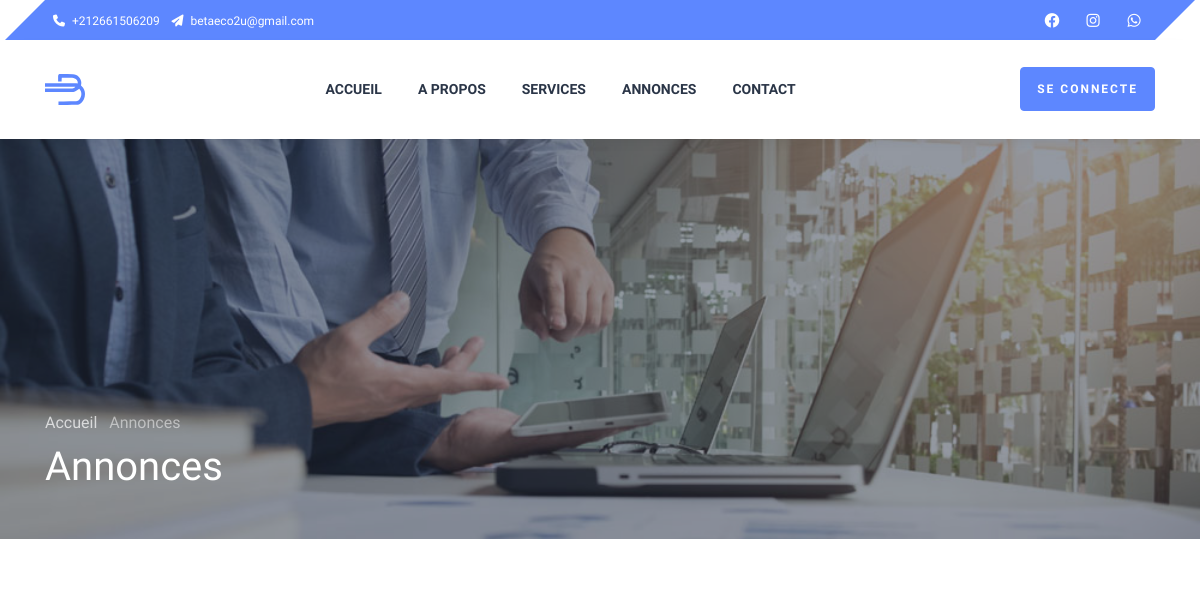
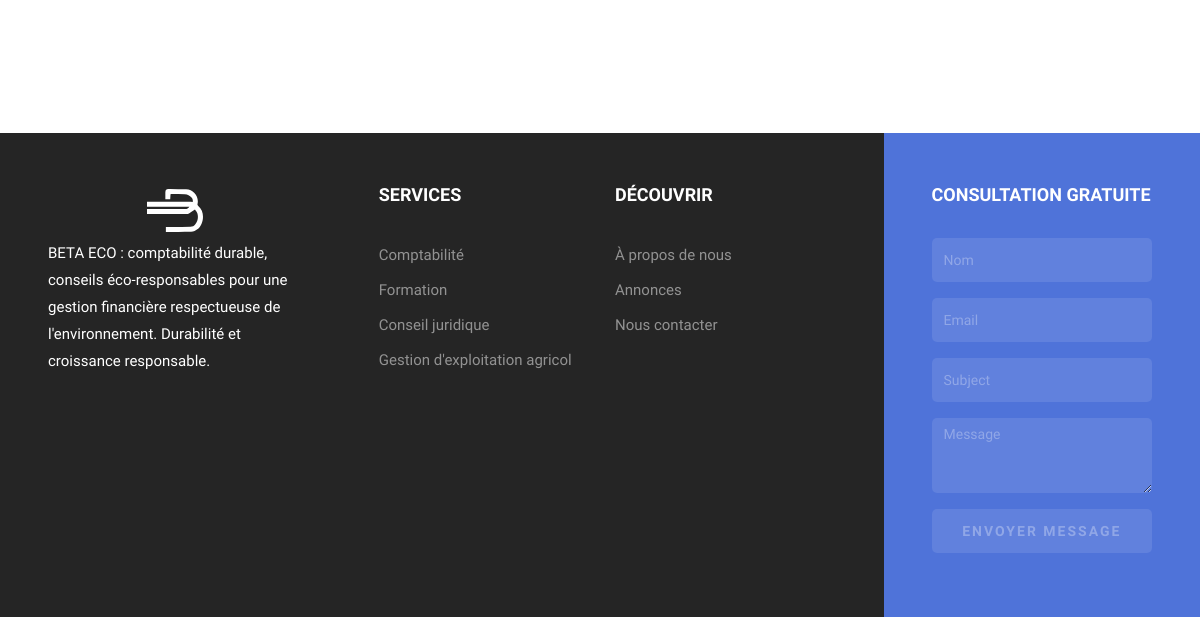
/annonces.php, run on an earlier commit of the app's database (2 pictures, top to bottom).
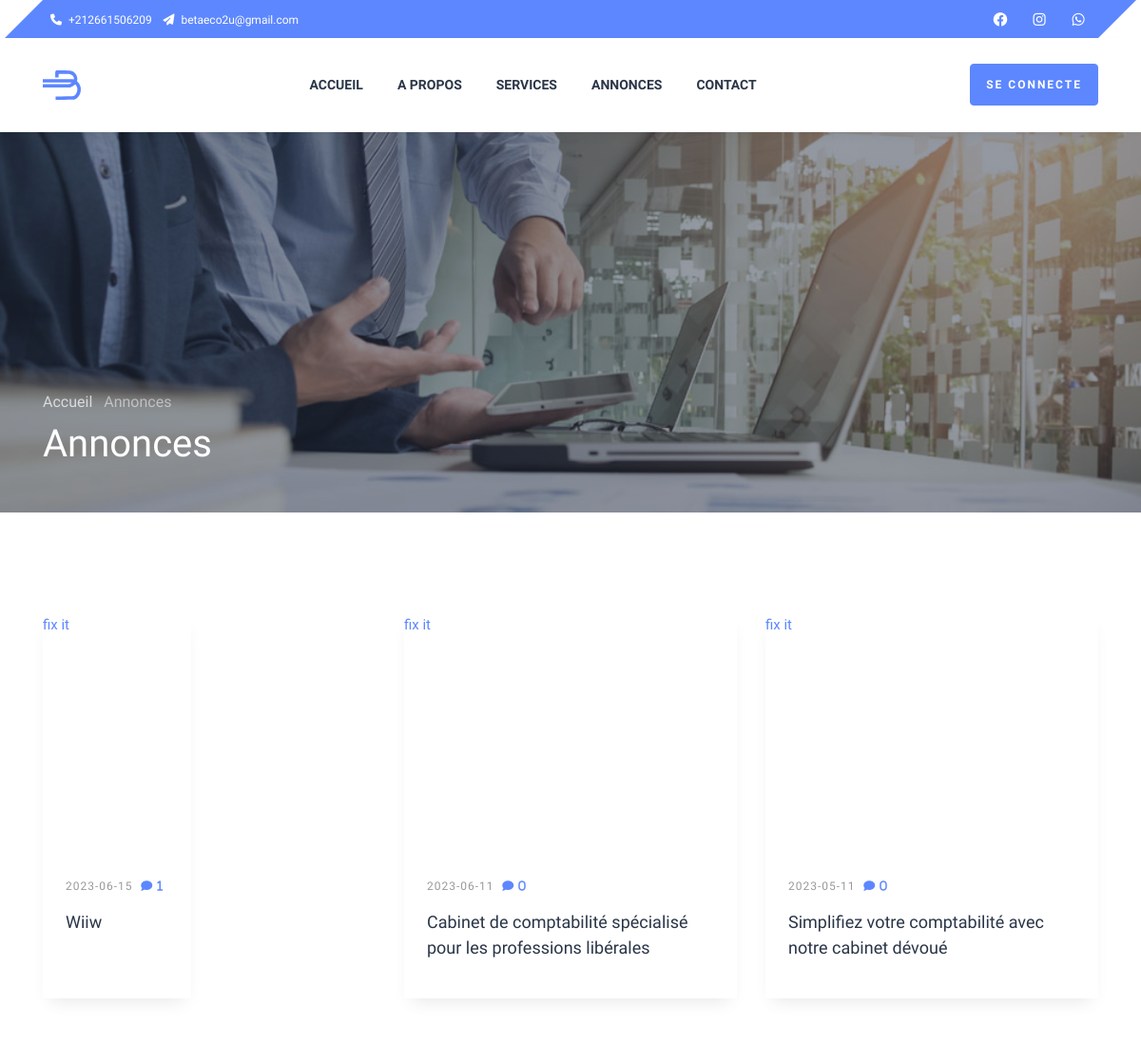
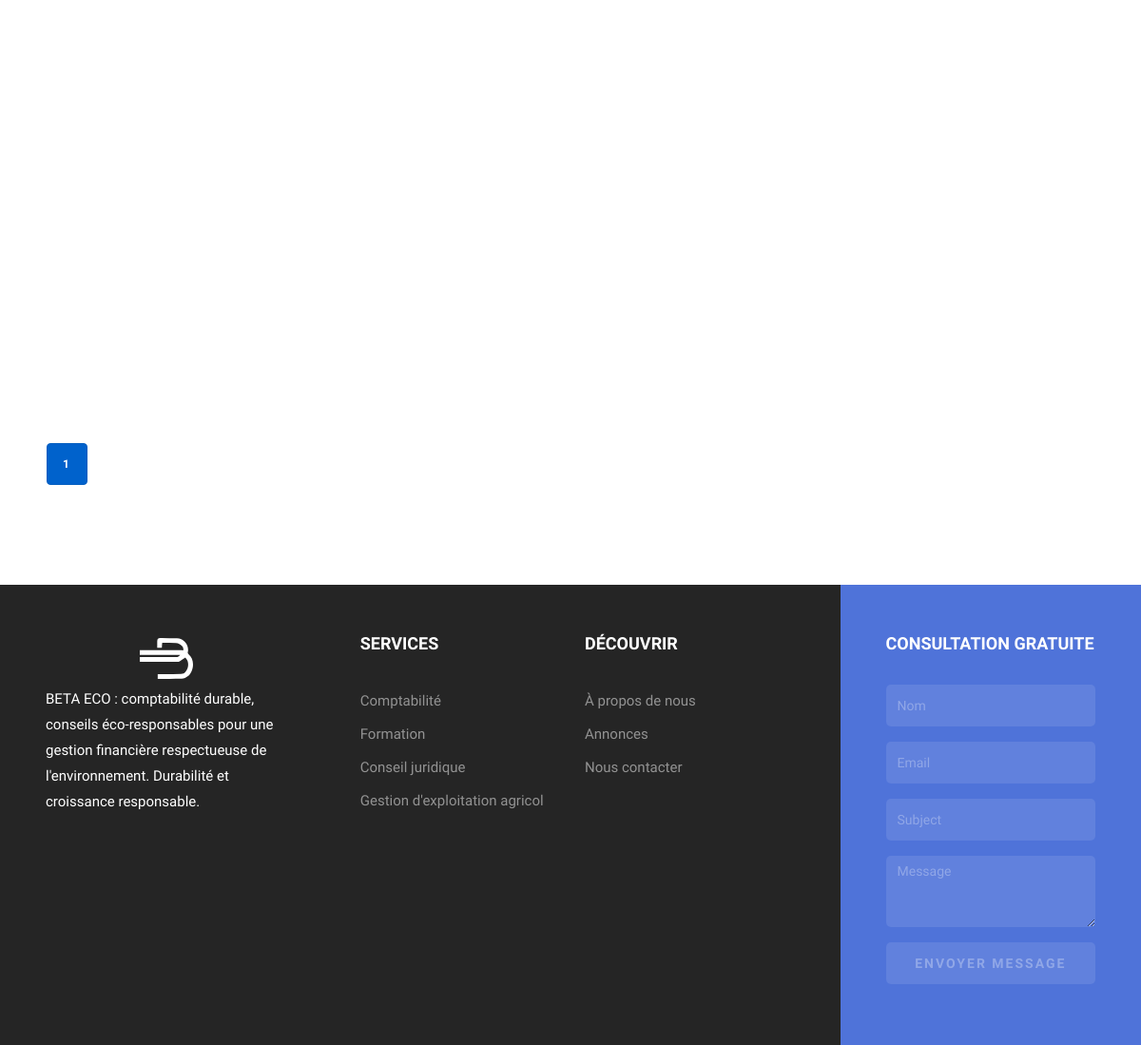
And on a later commit of the database (2 pictures, top to bottom).
### tables this page shows
CREATE TABLE `utilisateurs` (
  `id_user` int(11) NOT NULL,
  `type` int(11) NOT NULL,
  `prenom` varchar(50) NOT NULL,
  `nom` varchar(50) NOT NULL,
  `phone` varchar(14) DEFAULT NULL,
  `email` varchar(50) DEFAULT NULL,
  `adresse` varchar(50) NOT NULL,
  `niveau` varchar(20) NOT NULL,
  `service` varchar(50) NOT NULL,
  `acces` int(11) DEFAULT NULL,
  `etat` int(11) DEFAULT NULL,
  `date_inscription` date DEFAULT NULL,
  `login` varchar(50) NOT NULL,
  `psw` varchar(50) NOT NULL
);

CREATE TABLE `annonce` (
  `id_annonce` int(11) NOT NULL,
  `titre` varchar(100) NOT NULL,
  `description` varchar(500) NOT NULL,
  `image_annonce` varchar(200) NOT NULL,
  `date_annonce` date NOT NULL DEFAULT current_timestamp(),
  `id_user` int(11) NOT NULL
);

### annonces.php (the view, shortened to what this page needs)
<!DOCTYPE html>
<html lang="en">
  <head>
  </head>
  <body>
  <?php include('navbar.php') ?>
    <section class="hero-wrap hero-wrap-2" style="background-image: url('images/website/image_1.jpg');"
    data-stellar-background-ratio="0.5">
    <div class="overlay"></div>
    <div class="container">
      <div class="row no-gutters slider-text align-items-end">
        <div class="col-md-9 ftco-animate pb-5">
          <p class="breadcrumbs mb-2"><span class="mr-2"><a href="index.html">Accueil </a></span> <span>Annonces </span></p>
          <h1 class="mb-0 bread">Annonces</h1>
        </div>
      </div>
    </div>
  </section>
  <section class="ftco-section">
  <div class="container">
    <div class="row d-flex">
      <?php
      require_once('connexion.php');
      $reqAnn = "SELECT  *from  annonce";
      $resultsPerPage = 6;
      $totalResults = $pdo->query($reqAnn)->rowCount();
      $totalPages = ceil($totalResults / $resultsPerPage);
      $currentPage = isset($_GET['page']) ? intval($_GET['page']) : 1;
      $startIndex = ($currentPage - 1) * $resultsPerPage;
      $reqAnn .= " ORDER BY id_annonce DESC LIMIT $startIndex, $resultsPerPage";
      $resAnn = $pdo->query($reqAnn);
      foreach ($resAnn as $dataAnn) {
        $file_path = $dataAnn['image_annonce'];
        $new_file_path = str_replace("../", "", $file_path);
        ?>
        <div class="col-md-4 d-flex ftco-animate">
          <div class="blog-entry align-self-stretch">
          <a href="annonce.php?id=<?= $dataAnn['id_annonce'] ?>" class="block-20 rounded" style="background-image: url('<?= $new_file_path; ?>');">fix it</a>
            <div class="text p-4">
              <div class="meta mb-2">
                <div><a href="#">
                    <?= $dataAnn['date_annonce'] ?>
                  </a></div>
                <div>
                  <a href="#" class="meta-chat">
                    <span class="fa fa-comment">
                      <?php
                      $reqComnNumer = "SELECT COUNT(*) as num FROM commentaire WHERE id_annonce =". $dataAnn['id_annonce'] ;
                      $resComnNumer = $pdo->query($reqComnNumer);
                      $rowComn = $resComnNumer -> fetch(PDO :: FETCH_ASSOC);
                      echo $rowComn['num'];
                      ?>
                    </span>
                  </a>
                </div>
              </div>
              <h3 class="heading"><a href="#">
                  <?= $dataAnn['titre'] ?>
                </a>
              </h3>
            </div>
          </div>
        </div>
      <?php } ?>
    </div>
    <div class="pagination text-center">
  <?php
  for ($page = 1; $page <= $totalPages; $page++) {
    $params = $_GET;
    $params['page'] = $page;
    $queryString = http_build_query($params);
    echo '<a class="btn btn-primary mx-1';
    if ($page === $currentPage) {
      echo ' active';
    }
    echo '" style="color:white" href="annonces.php?' . $queryString . '">' . $page . '</a>';
  }
  ?>
</div>
  </div>
</section>
  <?php include('footer.php') ?>
  </body>
</html>

### navbar.php (shortened to what this page needs)
<?php
require_once('connexion.php');
$reqPhoneEMail = "select * from utilisateurs where type=1";
$resPhoneEMail = $pdo->query($reqPhoneEMail);
$rowPhoneEMail = $resPhoneEMail->fetch(PDO::FETCH_ASSOC);
?>
<div class="wrap ">
  <div class="container ">
    <div class="row">
      <div class="col-md-12">
        <div class="bg-wrap">
          <div class="row">
            <div class="col-md-6 d-flex align-items-center">
              <p class="mb-0 phone pl-md-2">
                <a href="#" class="mr-2"><span class="fa fa-phone mr-1"></span> <?= $rowPhoneEMail['phone']; ?></a>
                <a href="#"><span class="fa fa-paper-plane mr-1"></span> <?= $rowPhoneEMail['email']; ?></a>
              </p>
            </div>
            <div class="col-md-6 d-flex justify-content-md-end">
              <div class="social-media">
                <p class="mb-0 d-flex">
                  <a href="#" class="d-flex align-items-center justify-content-center"><span
                      class="fa-brands fa-facebook"></span></a>
                  <a href="#" class="d-flex align-items-center justify-content-center"><span
                      class="fa-brands fa-instagram"></span></a>
                  <a href="#" class="d-flex align-items-center justify-content-center"><span
                      class="fa-brands fa-whatsapp"></span></a>
                </p>
              </div>
            </div>
          </div>
        </div>
      </div>
    </div>
  </div>
</div>
<nav class="navbar navbar-expand-lg navbar-dark ftco_navbar bg-dark ftco-navbar-light" id="ftco-navbar">
  <div class="container ">
    <a class="navbar-brand" href="index.php">
      <img src="images/website/iconBlue.svg" alt="BETA ECO" srcset="" style="width: 2.5rem;">
    </a>
    <div class="navbar-nav-wrapper">
      <div class="collapse navbar-collapse" id="ftco-nav">
        <ul class="navbar-nav ml-auto">
          <li class="nav-item"><a href="index.php" class="nav-link">Accueil</a></li>
          <li class="nav-item"><a href="about.php" class="nav-link">A propos</a></li>
          <li class="nav-item"><a href="services.php" class="nav-link">Services</a></li>
          <li class="nav-item"><a href="annonces.php" class="nav-link">Annonces</a></li>
          <li class="nav-item"><a href="contact.php" class="nav-link">Contact</a></li>
        </ul>
      </div>
    </div>
    <a href="login.php" class="btn btn-primary">Se connecte</a>
  </div>
</nav>

### footer.php (shortened to what this page needs)
<footer class="footer ">
	<div class="container-fluid px-lg-5">
		<div class="row">
			<div class="col-md-9 py-5">
				<div class="row">
					<div class="col-md-4 mb-md-0 mb-4">
						<div class="row d-flex justify-content-center">
							<img src="images/website/iconWhite.svg" class="m-2" alt="" srcset="" style="width:5rem">
						</div>
						<p style="color:white;">BETA ECO : comptabilité durable, conseils éco-responsables pour une
							gestion financière
							respectueuse de l'environnement. Durabilité et croissance responsable.</p>
						<ul class="ftco-footer-social p-0">
						</ul>
					</div>
					<div class="col-md-8">
						<div class="row justify-content-center">
							<div class="col-md-12 col-lg-10">
								<div class="row">
									<div class="col-md-6 mb-md-0 mb-4">
										<h2 class="footer-heading">Services</h2>
										<ul class="list-unstyled">
											<li><a href="#" class="py-1 d-block">Comptabilité</a></li>
											<li><a href="#" class="py-1 d-block">Formation</a></li>
											<li><a href="#" class="py-1 d-block">Conseil juridique</a></li>
											<li><a href="#" class="py-1 d-block">Gestion d'exploitation agricol</a></li>
										</ul>
									</div>
									<div class="col-md-6 mb-md-0 mb-4">
										<h2 class="footer-heading">Découvrir</h2>
										<ul class="list-unstyled">
											<li><a href="about.php" class="py-1 d-block">À propos de nous</a></li>
											<li><a href="announces.php" class="py-1 d-block">Annonces</a></li>
											<li><a href="contact.php" class="py-1 d-block">Nous contacter</a></li>
										</ul>
									</div>
								</div>
							</div>
						</div>
					</div>
				</div>
			</div>
			<div class="col-md-3 py-md-5 py-4 aside-stretch-right pl-lg-5">
				<h2 class="footer-heading">Consultation gratuite</h2>
				<form action="#" class="form-consultation" method="post">
					<div class="form-group">
						<input type="text" name="nom" class="form-control" placeholder="Nom" required>
					</div>
					<div class="form-group">
						<input type="email" name="email" class="form-control" placeholder="Email" required>
					</div>
					<div class="form-group">
						<input type="text" name="sub" class="form-control" placeholder="Subject" required>
					</div>
					<div class="form-group">
						<textarea name="message" id="" cols="30" rows="3" class="form-control" placeholder="Message"
							required></textarea>
					</div>
					<div class="form-group">
						<button type="submit" name="btn" class="form-control btn btn-primary px-3">Envoyer
							message</button>
					</div>
				</form>
			</div>
		</div>
	</div>
</footer>

What changed in the data, as far as the page shows it:
added annonce: date_annonce "2023-06-15", num "1", titre "Wiiw"
added annonce: date_annonce "2023-06-11", num "0", titre "Cabinet de comptabilité spécialisé pour les professions libérales"
added annonce: date_annonce "2023-05-11", num "0", titre "Simplifiez votre comptabilité avec notre cabinet dévoué"
Also different on the page:
new list line: "1"
